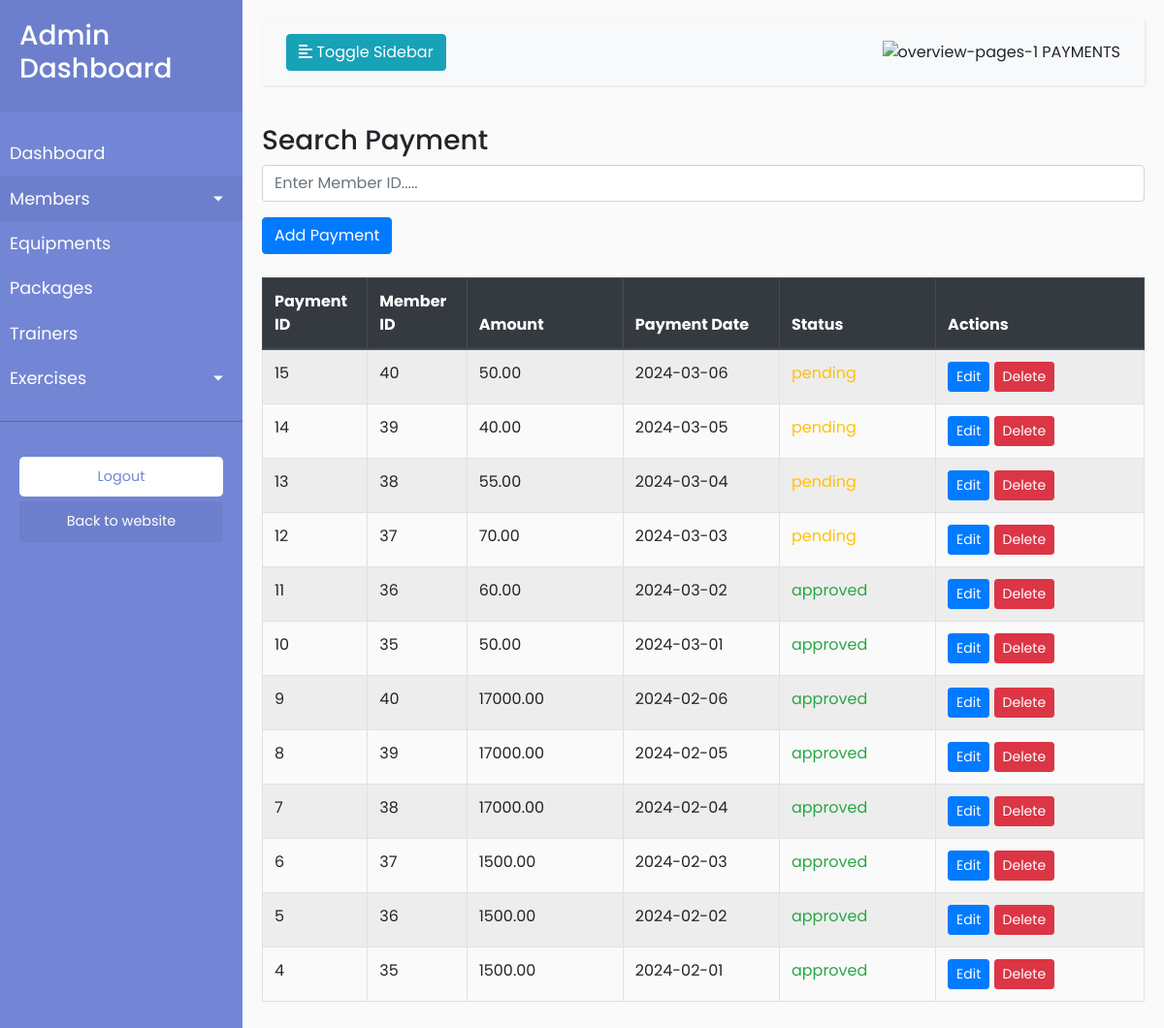
/src/admin/payment.php, run on the app's committed database.
### tables this page shows
CREATE TABLE IF NOT EXISTS `payment` (
  `payment_id` int NOT NULL AUTO_INCREMENT,
  `member_id` int DEFAULT NULL,
  `package_id` int DEFAULT NULL,
  `amount` decimal(10,2) DEFAULT NULL,
  `payment_date` date DEFAULT NULL,
  `fee_month` int DEFAULT NULL,
  `payment_status` enum('pending','approved','declined') DEFAULT 'pending',
  `payment_type` enum('membership','package') DEFAULT NULL,
  PRIMARY KEY (`payment_id`),
  KEY `package_id` (`package_id`),
  KEY `member_id` (`member_id`)
);

### src/admin/payment.php (the view, shortened to what this page needs)
<!DOCTYPE html>
<html lang="en">
<head>
    <link rel="stylesheet" href="https://stackpath.bootstrapcdn.com/bootstrap/4.5.2/css/bootstrap.min.css">
    <link rel="stylesheet" href="https://cdnjs.cloudflare.com/ajax/libs/font-awesome/5.15.3/css/all.min.css">
    <link rel="stylesheet" href="../../css/dashboard.css">
</head>
<body>
    <div class="wrapper">
        <nav id="sidebar">
            <div class="sidebar-header">
                <h3>Admin Dashboard</h3>
            </div>
            <ul class="list-unstyled components">
                <li>
                    <a href="../../dashboard.php">Dashboard</a>
                </li>
                <li class="active">
                    <a href="#memberSubmenu" data-toggle="collapse" aria-expanded="false"
                        class="dropdown-toggle">Members</a>
                </li>
                <li>
                    <a href="equipment.php">Equipments</a>
                </li>
                <li>
                    <a href="package.php">Packages</a>
                </li>
                <li>
                    <a href="trainer.php">Trainers</a>
                </li>
                <li>
                    <a href="#exerciseSubmenu" data-toggle="collapse" aria-expanded="false"
                        class="dropdown-toggle">Exercises</a>
                </li>
            </ul>
            <ul class="list-unstyled CTAs">
                <li>
                    <a href="#" class="download" onclick="logout()">Logout</a>
                </li>
                <li>
                    <a href="../../inde.php" class="article">Back to website</a>
                </li>
            </ul>
        </nav>
        <div id="content">
            <nav class="navbar navbar-expand-lg navbar-light bg-light">
                <div class="container-fluid">
                    <button type="button" id="sidebarCollapse" class="btn btn-info">
                        <i class="fas fa-align-left"></i>
                        <span>Toggle Sidebar</span>
                    </button>
                    <div class="heading">
                        <span><img width="40" height="40" src="https://img.icons8.com/color/48/overview-pages-1.png"
                                alt="overview-pages-1" /> PAYMENTS</span>
                    </div>
                </div>
            </nav>
            <div class="heading">
                        <h3>Search Payment</h3>
                        <input type="text" id="paymentSearch" class="form-control" placeholder="Enter Member ID....." onkeyup="filterPayments()">
                    </div>
            <button type="button" class="btn btn-primary mt-3" data-toggle="modal" data-target="#addPaymentModal">
                Add Payment
            </button>
            <br><br>
            <div class="tbl">
                <?php
                include '../../connection.php';
                $selectQuery = "SELECT * FROM payment ORDER BY payment_id DESC";
                $result = mysqli_query($con, $selectQuery);
                if ($result && mysqli_num_rows($result) > 0) {
                    echo "<div class='table-responsive'>";
                    echo "<table class='table table-striped table-bordered' style='width: 100%;'>";
                    echo "<thead class='thead-dark'>";
                    echo "<tr>
            <th style='width: 5%;'>Payment ID</th>
            <th style='width: 5%;'>Member ID</th>
            <th style='width: 15%;'>Amount</th>
            <th style='width: 15%;'>Payment Date</th>
            <th style='width: 15%;'>Status</th>
            <th style='width: 20%;'>Actions</th>
          </tr>";
                    echo "</thead>";
                    echo "<tbody id='paymentTableBody'>";
                    while ($record = mysqli_fetch_assoc($result)) {
                        $statusClass = '';
                        switch ($record['payment_status']) {
                            case 'approved':
                                $statusClass = 'text-success';
                                break;
                            case 'pending':
                                $statusClass = 'text-warning';
                                break;
                        }
                        echo "<tr>";
                        echo "<td>{$record['payment_id']}</td>";
                        echo "<td>{$record['member_id']}</td>";
                        echo "<td>{$record['amount']}</td>";
                        echo "<td>{$record['payment_date']}</td>";
                        echo "<td class='$statusClass'>{$record['payment_status']}</td>";
                        echo "<td><a href='#' class='btn btn-primary btn-sm edit-btn' data-toggle='modal' data-target='#editPaymentModal' data-paymentid='{$record['payment_id']}'>Edit</a>  ";
                        echo "<a href='../crud/payment_process.php?action=delete&ID={$record['payment_id']}' class='btn btn-danger btn-sm' onclick='return confirm(\"Are you sure?\")'>Delete</a></td>";
                        echo "</tr>";
                    }
                    echo "</tbody>";
                    echo "</table>";
                    echo "</div>";
                } else {
                    echo "<p class='text-center'>No records found.</p>";
                }
                ?>
            </div>
        </div>
</body>
</html>

### css/dashboard.css (style rules this page uses)
body { font-family: 'Poppins', sans-serif; background: #fafafa; }
a, a:hover, a:focus { color: inherit; text-decoration: none; transition: all 0.3s; }
.navbar { padding: 15px 10px; background: #fff; border: none; border-radius: 0; margin-bottom: 40px; box-shadow: 1px 1px 3px rgba(0, 0, 0, 0.1); }
.wrapper { display: flex; width: 100%; align-items: stretch; }
#sidebar { min-width: 250px; max-width: 250px; background: #7386D5; color: #fff; transition: all 0.3s; }
#sidebar .sidebar-header { padding: 20px; background: #6d7fcc; }
#sidebar ul.components { padding: 20px 0; border-bottom: 1px solid #47748b; }
#sidebar ul li a { padding: 10px; font-size: 1.1em; display: block; }
#sidebar ul li.active>a, a[aria-expanded="true"] { color: #fff; background: #6d7fcc; }
a[data-toggle="collapse"] { position: relative; }
.dropdown-toggle::after { display: block; position: absolute; top: 50%; right: 20px; transform: translateY(-50%); }
ul.CTAs { padding: 20px; }
ul.CTAs a { text-align: center; font-size: 0.9em !important; display: block; border-radius: 5px; margin-bottom: 5px; }
a.download { background: #fff; color: #7386D5; }
a.article, a.article:hover { background: #6d7fcc !important; color: #fff !important; }
#content { width: 100%; padding: 20px; min-height: 100vh; transition: all 0.3s; }
.btn-primary { background-color: #007bff; border-color: #007bff; }

### data on the page
payment: payment_id "15", member "40", amount "50.00", payment_date "2024-03-06", payment_status "pending"
payment: payment_id "14", member "39", amount "40.00", payment_date "2024-03-05", payment_status "pending"
payment: payment_id "13", member "38", amount "55.00", payment_date "2024-03-04", payment_status "pending"
payment: payment_id "12", member "37", amount "70.00", payment_date "2024-03-03", payment_status "pending"
payment: payment_id "11", member "36", amount "60.00", payment_date "2024-03-02", payment_status "approved"
payment: payment_id "10", member "35", amount "50.00", payment_date "2024-03-01", payment_status "approved"
payment: payment_id "9", member "40", amount "17000.00", payment_date "2024-02-06", payment_status "approved"
payment: payment_id "8", member "39", amount "17000.00", payment_date "2024-02-05", payment_status "approved"
payment: payment_id "7", member "38", amount "17000.00", payment_date "2024-02-04", payment_status "approved"
payment: payment_id "6", member "37", amount "1500.00", payment_date "2024-02-03", payment_status "approved"
payment: payment_id "5", member "36", amount "1500.00", payment_date "2024-02-02", payment_status "approved"
payment: payment_id "4", member "35", amount "1500.00", payment_date "2024-02-01", payment_status "approved"
